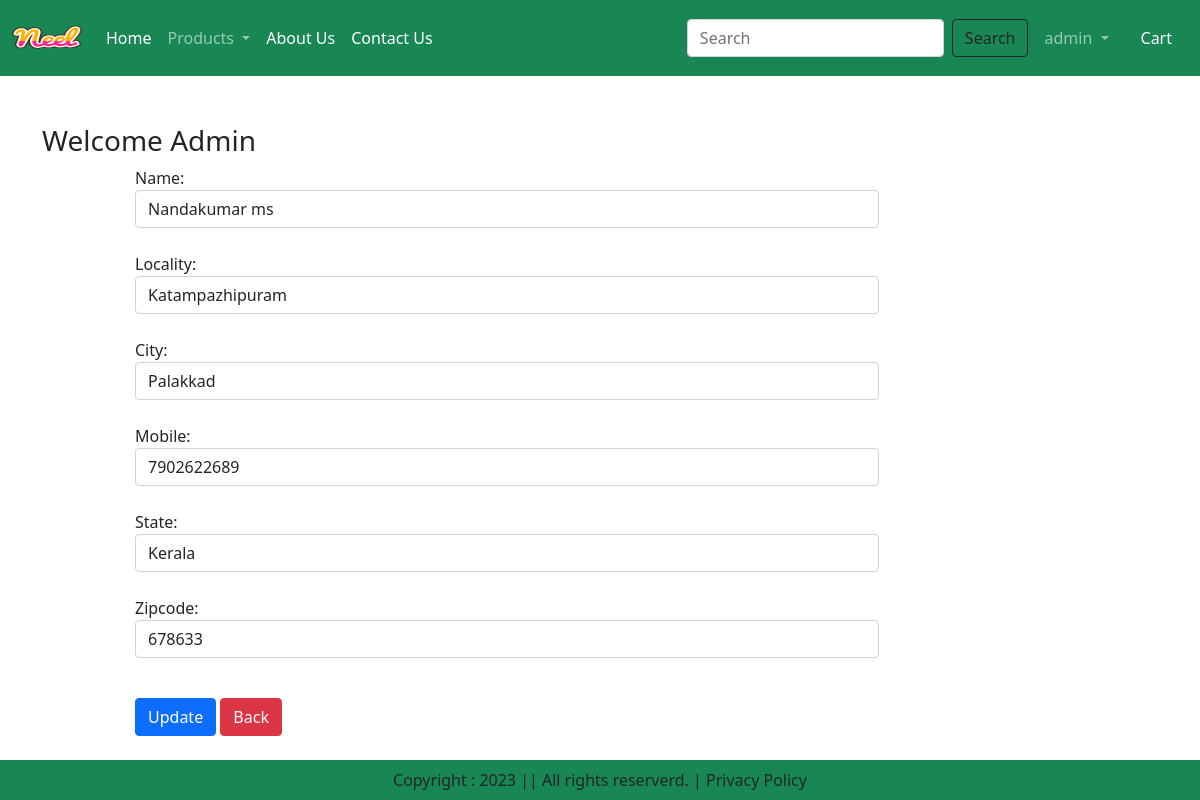
Screenshot of /updateAddress/1 (signed in) with the database file from the repository.
### app/models.py (models this page shows, shortened)
class Customer(models.Model):
    user = models.ForeignKey(User,on_delete=models.CASCADE)
    name = models.CharField(max_length=200)
    locality = models.CharField(max_length=200)
    city = models.CharField(max_length=50)
    mobile = models.IntegerField(default=0)
    zipcode = models.IntegerField()
    state = models.CharField(max_length=100)

### app/views.py (the view, shortened to what this page needs)
# urls.py: path('updateAddress/<int:id>',views.updateAddress,name='updateAddress'),
@login_required
def updateAddress(request,id):
    if request.method=="GET":
        add = Customer.objects.get(id=id)
        form = CustomerProfileForm(instance=add)
        totalitem = 0
        if request.user.is_authenticated:
            totalitem = len(Cart.objects.filter(user=request.user))
        return render(request,'updateAddress.html',locals())

### app/forms.py
class CustomerProfileForm(forms.ModelForm):
    class Meta:
        model= Customer
        fields = ['name','locality','city','mobile','state','zipcode']
        widgets={
            'name' : forms.TextInput(attrs={'class' : 'form-control' }),
            'locality' : forms.TextInput(attrs={'class' : 'form-control' }),
            'city' : forms.TextInput(attrs={'class' : 'form-control' }),
            'mobile' : forms.NumberInput(attrs={'class' : 'form-control' }),
            'state' : forms.TextInput(attrs={'class' : 'form-control' }),
            'zipcode' : forms.NumberInput(attrs={'class' : 'form-control' }),
        }

### app/templates/updateAddress.html (shortened to what this page needs)
{% extends 'base.html' %}
{% load static %}
{% block content %}
<div class="container my-5">
    <div class="row">
        <h3>Welcome <span class="text-capitalize">{{request.user}}</span></h3>
    </div>
    <div class="col-sm-8 offset-sm-1">
        <form action="" method="POST">
            {% for fm in form %}
                {{fm.label_tag}} {{fm}} <small class="text-danger">{{fm.errors|striptags}}</small>
                <br>
            {% endfor %}
            <div class="col-12 mt-3">
                <button type="submit" class="btn btn-primary">Update</button>
                <a href="{% url 'address' %}" type="button" class="btn btn-danger">Back</a>
            </div>
        </form>
    </div>
</div>
{% endblock %}

### app/templates/base.html (shortened to what this page needs)
{% load static %}
<!DOCTYPE html>
<html lang="en">
<head>
    <link href="https://cdn.jsdelivr.net/npm/bootstrap@5.0.2/dist/css/bootstrap.min.css" rel="stylesheet">
    <link rel="stylesheet" href="{% static 'css/owl.carousel.min.css'%}">
    <link rel="stylesheet" href="{% static 'css/all.min.css'%}">
    <link rel="stylesheet" href="{% static 'css/style.css'%}">
</head>
<body>
    <nav class="navbar navbar-expand-lg navbar-dark bg-success">
        <div class="container-fluid">
          <a class="navbar-brand" href="#">
            <img src="{% static 'images/product/neel.png'%}" alt="" width="70" height="50">
          </a>
          <div class="collapse navbar-collapse" id="navbarSupportedContent">
            <ul class="navbar-nav me-auto mb-2 mb-lg-0">
              {% if request.user.is_authenticated %}
              <li class="nav-item">
                <a class="nav-link active" aria-current="page" href="/">Home</a>
              </li>
              <li class="nav-item dropdown">
                <a class="nav-link dropdown-toggle" href="#" id="navbarDropdown" role="button" data-bs-toggle="dropdown" aria-expanded="false">
                  Products
                </a>
              </li>
              <li class="nav-item">
                <a class="nav-link text-white" href="{% url 'about' %}">About Us</a>
              </li>
              <li class="nav-item">
                <a class="nav-link text-white" href="{% url 'contact' %}">Contact Us</a>
              </li>
            </ul>
            <form class="d-flex" role="search" action="/search">
              <input class="form-control me-2" type="search" placeholder="Search" name="search" aria-label="Search">
              <button class="btn btn-outline-dark" type="submit">Search</button>
            </form>
          </div>
          <ul class="navbar-nav me-auto mb-2 mb-lg-0">
            <li class="nav-item dropdown mx-2">
              <a class="nav-link dropdown-toggle" href="#" id="navbarDropdown" role="button" data-bs-toggle="dropdown" aria-expanded="false">
                {{request.user}}
              </a>
            </li>
            <li class="nav-item mx-2">
              <a href="{% url 'showcart' %}" class="nav-link text-white">  Cart</a>
            </li>
            {% endif %}
          </ul>
        </div>
    </nav>
    {% block content %} {% endblock %}
    <footer class="container-fluid fixed-bottom bg-success text-center p-2 mt-5">
      Copyright : 2023 || All rights reserverd. | Privacy Policy
    </footer>
</body>
</html>

### rows the page displays
Customer: form "Nandakumar ms" "Katampazhipuram" "Palakkad" "7902622689" "Kerala" "678633"

### other values shown
{{ request.user }} "admin"
{{ request.user }} "Admin"
{{ fm.label_tag }} "Name:" "Locality:" "City:" "Mobile:" "State:" "Zipcode:"
